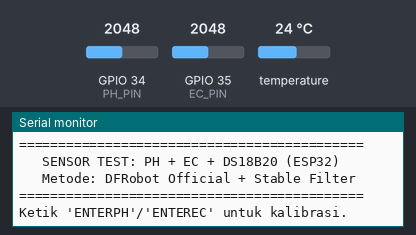
Recording of a sketch running on a simulated ESP32. Shown: the last lines printed to the serial monitor. The test bench sets the inputs (shaded band); at power-on: temperature 24 °C, GPIO 34 (PH_PIN) = 2048, GPIO 35 (EC_PIN) = 2048. EEPROM starts erased.

Above: at 2.2 s.
2.3 s: temperature set to 12 °C
At 3.7 s:
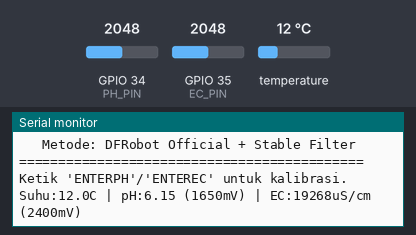
5.3 s: GPIO 34 (PH_PIN) set to 2866
At 6.4 s:
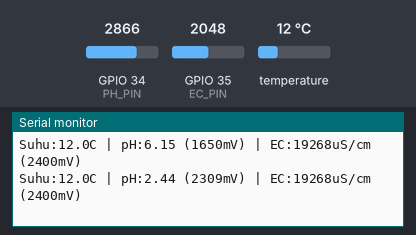
6.8 s: GPIO 35 (EC_PIN) set to 2866
At 7.2 s:
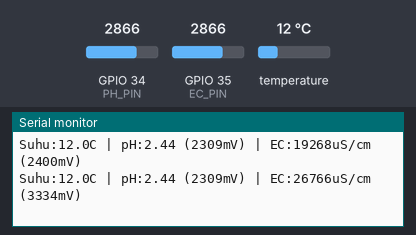
8.3 s: temperature set to 19 °C
At 9.6 s:
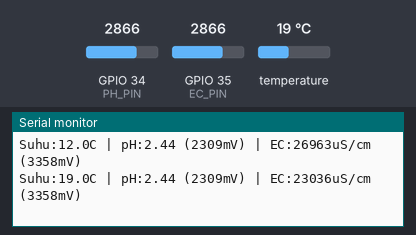
9.8 s: GPIO 34 (PH_PIN) set to 3603
At 10.7 s:
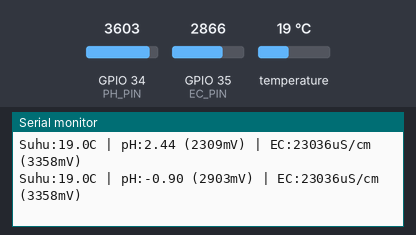
11.3 s: GPIO 35 (EC_PIN) set to 3603
At 12.5 s:
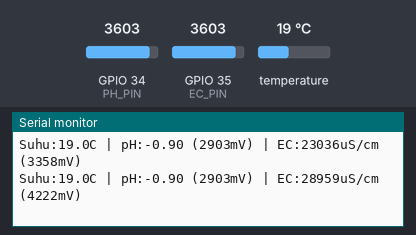
Timing chart, 0 to 13.8 s (numbered marks = the images above; inputs shaded):
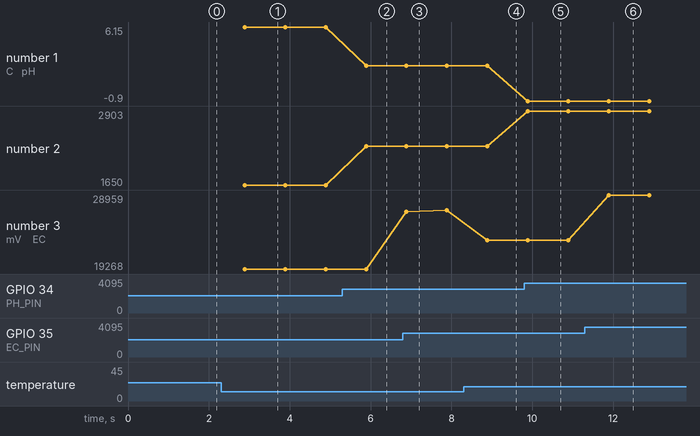

The sketch:

Sensor_Verification.ino
```cpp
#include <Arduino.h>
#include <EEPROM.h>
#include <OneWire.h>
#include <DallasTemperature.h>
#include "DFRobot_PH.h"
#include "DFRobot_EC.h"

// ==========================================
// 1. PIN & KONFIGURASI
// ==========================================
#define PH_PIN 34      // Pin Analog pH
#define EC_PIN 35      // Pin Analog EC
#define DS_PIN 4       // Pin Digital DS18B20
#define VREF 3300.0    // Tegangan Referensi ESP32 (3.3V)
#define ADCRES 4096.0  // Resolusi ADC ESP32 (12-bit)

// ==========================================
// 2. OBJEK & VARIABEL
// ==========================================
OneWire oneWire(DS_PIN);
DallasTemperature sensors(&oneWire);
DFRobot_PH ph;
DFRobot_EC ec;

float voltagePH, voltageEC;
float phValue, ecValue, temperature = 25.0;

// ==========================================
// 3. SETUP
// ==========================================
void setup() {
  Serial.begin(115200);
  delay(1000);

  // Inisialisasi Memori untuk Simpan Kalibrasi
  EEPROM.begin(64);

  // Inisialisasi Sensor
  sensors.begin();
  ph.begin();
  ec.begin();

  Serial.println("\n============================================");
  Serial.println("   SENSOR TEST: PH + EC + DS18B20 (ESP32)  ");
  Serial.println("   Metode: DFRobot Official + Stable Filter ");
  Serial.println("============================================");
  Serial.println("Ketik 'ENTERPH'/'ENTEREC' untuk kalibrasi.");
}

// ==========================================
// 4. LOOP
// ==========================================
void loop() {
  static unsigned long timePoint = millis();

  if (millis() - timePoint > 1000U) { // Update tiap 1 detik
    timePoint = millis();

    // --- LANGKAH 1: BACA SUHU AKTUAL (DS18B20) ---
    sensors.requestTemperatures();
    float tempReading = sensors.getTempCByIndex(0);
    if (tempReading != DEVICE_DISCONNECTED_C) {
      temperature = tempReading;
    }

    // --- LANGKAH 2: BACA TEGANGAN (FILTERING 40 SAMPEL) ---
    long totalAdcPH = 0;
    long totalAdcEC = 0;
    for (int i = 0; i < 40; i++) {
        totalAdcPH += analogRead(PH_PIN);
        totalAdcEC += analogRead(EC_PIN);
        delay(2);
    }

    // Konversi ADC ke miliVolt (mV)
    // 1.4545f = Kompensasi Divider 1k/2.2k (Fisik)
    voltageEC = ((float)(totalAdcEC / 40) / ADCRES * VREF) * 1.4545f;

    // Perhitungan pH (Tanpa Divider)
    voltagePH = (float)(totalAdcPH / 40) / ADCRES * VREF;

    // --- LANGKAH 3: HITUNG NILAI PH & EC (KOMPENSASI SUHU) ---
    phValue = ph.readPH(voltagePH, temperature);
    ecValue = ec.readEC(voltageEC, temperature);

    // --- LANGKAH 4: OUTPUT SERIAL MONITOR ---
    Serial.print("Suhu:");
    Serial.print(temperature, 1);
    Serial.print("C | pH:");
    Serial.print(phValue, 2);
    Serial.print(" ("); Serial.print(voltagePH, 0); Serial.print("mV)");
    Serial.print(" | EC:");
    Serial.print(ecValue * 1000.0, 0);
    Serial.print("uS/cm ("); Serial.print(voltageEC, 0); Serial.print("mV)");
    Serial.println();
  }

  // --- LANGKAH 5: PROSES KALIBRASI (SERIAL COMMAND) ---
  // Kalibrasi pH: ENTERPH -> CALPH -> EXITPH
  // Kalibrasi EC: ENTEREC -> CALEC -> EXITEC
  ph.calibration(voltagePH, temperature);
  ec.calibration(voltageEC, temperature);
}
```

Measured:
- after the input at 2.3 s, the serial monitor: prints a new line after 0.58 s (image 1)
- after the input at 5.3 s, the serial monitor: prints a new line after 0.59 s (image 2)
- after the input at 6.8 s, the serial monitor: prints a new line after 0.09 s (image 3)
- after the input at 8.3 s, the serial monitor: prints a new line after 0.59 s (image 4)
- after the input at 9.8 s, the serial monitor: prints a new line after 0.09 s (image 5)
- after the input at 11.3 s, the serial monitor: prints a new line after 0.60 s (image 6)
- plotted number 1: 6.15 → 2.44 after the input at 5.3 s, 2.44 → -0.9 after the input at 9.8 s
- plotted number 2: 1650 → 2309 after the input at 5.3 s, 2309 → 2903 after the input at 9.8 s
